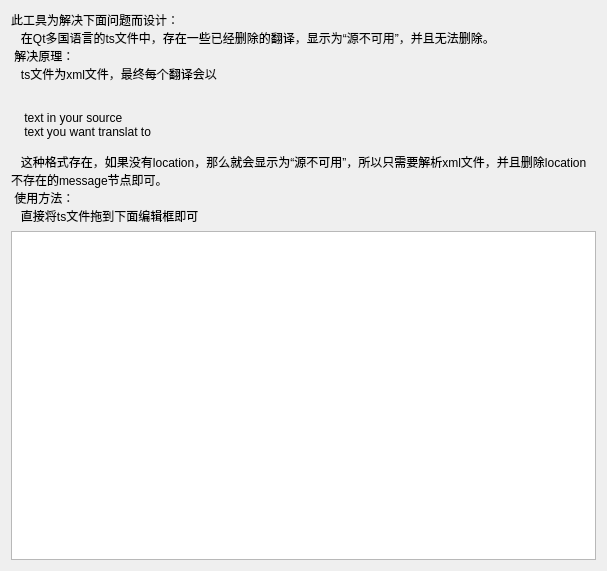
<?xml version="1.0" encoding="UTF-8"?>
<ui version="4.0">
 <class>Widget</class>
 <widget class="QWidget" name="Widget">
  <property name="geometry">
   <rect>
    <x>0</x>
    <y>0</y>
    <width>607</width>
    <height>571</height>
   </rect>
  </property>
  <property name="windowTitle">
   <string>Widget</string>
  </property>
  <layout class="QVBoxLayout" name="verticalLayout">
   <item>
    <widget class="QLabel" name="label">
     <property name="text">
      <string>&lt;html&gt;
&lt;head/&gt;
  &lt;body&gt;
    &lt;p&gt;此工具为解决下面问题而设计：&lt;/p&gt;
    &lt;p&gt;&amp;nbsp;&amp;nbsp;在Qt多国语言的ts文件中，存在一些已经删除的翻译，显示为“源不可用”，并且无法删除。&lt;/p&gt;
    &lt;p&gt;解决原理：&lt;/p&gt;
    &lt;p&gt;&amp;nbsp;&amp;nbsp;ts文件为xml文件，最终每个翻译会以&lt;/p&gt;
    &lt;p&gt;&lt;span style=&quot; color:#55007f;&quot;&gt;&amp;lt;message&amp;gt;&lt;/span&gt;&lt;/p&gt;
    &lt;p&gt;&lt;span style=&quot; color:#55007f;&quot;&gt;&amp;nbsp;&amp;nbsp;&amp;lt;location filename=&amp;quot;file_path&amp;quot; line=&amp;quot;line_num&amp;quot;/&amp;gt;&lt;/span&gt;&lt;/p&gt;
    &lt;p&gt;&lt;span style=&quot; color:#55007f;&quot;&gt;&amp;nbsp;&amp;nbsp;&amp;lt;source&amp;gt;text in your source&amp;lt;/source&amp;gt;&lt;/span&gt;&lt;/p&gt;
    &lt;p&gt;&lt;span style=&quot; color:#55007f;&quot;&gt;&amp;nbsp;&amp;nbsp;&amp;lt;translation&amp;gt;text you want translat to&amp;lt;/translation&amp;gt;&lt;/span&gt;&lt;/p&gt;
    &lt;p&gt;&lt;span style=&quot; color:#55007f;&quot;&gt;&amp;lt;/message&amp;gt;&lt;/span&gt;&lt;/p&gt;
    &lt;p&gt;&amp;nbsp;&amp;nbsp;这种格式存在，如果没有location，那么就会显示为“源不可用”，所以只需要解析xml文件，并且删除location不存在的message节点即可。&lt;/p&gt;
    &lt;p&gt;使用方法：&lt;/&gt;
    &lt;p&gt;&amp;nbsp;&amp;nbsp;直接将ts文件拖到下面编辑框即可&lt;/p&gt;
  &lt;/body&gt;
&lt;/html&gt;</string>
     </property>
     <property name="wordWrap">
      <bool>true</bool>
     </property>
    </widget>
   </item>
   <item>
    <widget class="DragTextEdit" name="textEdit"/>
   </item>
  </layout>
 </widget>
 <layoutdefault spacing="6" margin="11"/>
 <customwidgets>
  <customwidget>
   <class>DragTextEdit</class>
   <extends>QTextEdit</extends>
   <header>DragTextEdit.h</header>
  </customwidget>
 </customwidgets>
 <resources/>
 <connections/>
</ui>
